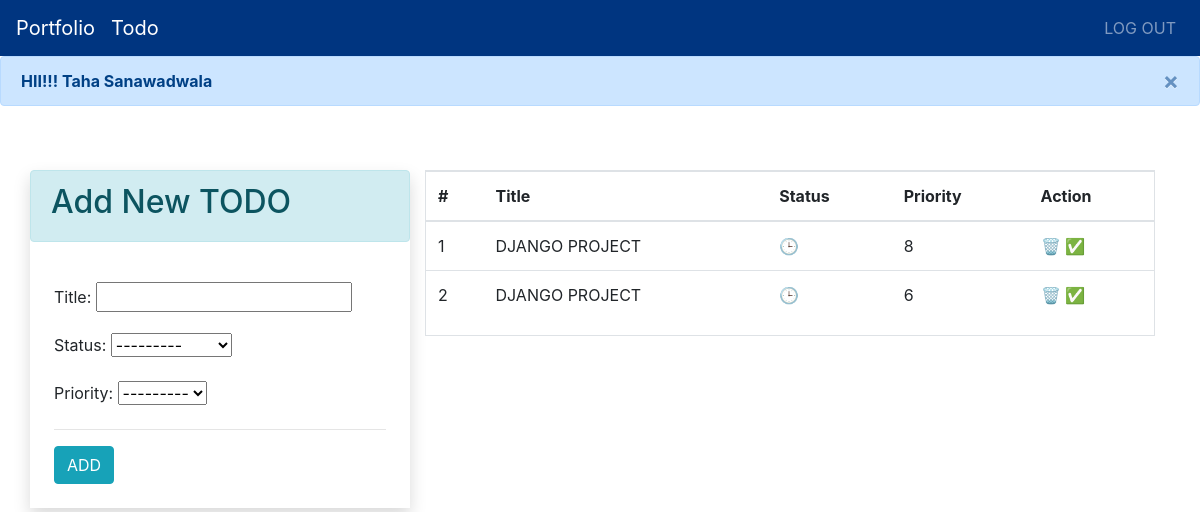
The page /todo/ (signed in) on the database its author committed.
### todo/models.py (models this page shows)
class TODO(models.Model):
    status_choices = [
    ('C', 'COMPLETED'),
    ('P', 'PENDING'),
    ]
    priority_choices = [
    ('1', '1️⃣'),
    ('2', '2️⃣'),
    ('3', '3️⃣'),
    ('4', '4️⃣'),
    ('5', '5️⃣'),
    ('6', '6️⃣'),
    ('7', '7️⃣'),
    ('8', '8️⃣'),
    ('9', '9️⃣'),
    ('10', '🔟'),
    ]
    title = models.CharField(max_length=50)
    status = models.CharField(max_length=2 , choices=status_choices)
    user  = models.ForeignKey(TodoUser  , on_delete= models.CASCADE)
    date = models.DateTimeField(auto_now_add=True)
    priority = models.CharField(max_length=2 , choices=priority_choices)

### todo/views.py (the view)
# urls.py: 2. Add a URL to urlpatterns:  path('', views.home, name='home')
def home(request):
    if request.session.get('TodoUser'):
        id = request.session['id']
        form = TODOForm()
        todos = TODO.objects.filter(user=id)
        print(todos)
        return render(request , 'todo/index.html' , context={'form' : form , 'todos' : todos})
    else:
        return render(request , 'todo/index.html')

### todo/forms.py
class TODOForm(ModelForm):
    class Meta:
        model = TODO
        fields = ['title' , 'status' , 'priority']

### todo/templates/todo/index.html (shortened to what this page needs)
<!doctype html>
<html lang="en">
  <head>
    <link rel="stylesheet" href="https://cdn.jsdelivr.net/npm/bootstrap@4.6.2/dist/css/bootstrap.min.css">
  </head>
  <body>
    <nav class="navbar navcolor navbar-expand-lg navbar-dark">
      <a class="navbar-brand" href="/app/portfolio">Portfolio</a>
      <a class="navbar-brand" href="#">Todo</a>
        <div class="collapse navbar-collapse" id="navbarNav">
          <ul class="navbar-nav ml-auto">
            {% if request.session.TodoUser %}
              <li class="nav-item">
                <a class="nav-link" href="/todo/logout/">LOG OUT</a>
              </li>
            {% endif %}
          </ul>
        </div>
      </nav>
      {% if request.session.TodoUser %}
      <div class="alert alert-primary alert-dismissible fade show" role="alert">
        <strong>HII!!! {{request.session.TodoUser}}</strong>
        <button type="button" class="close" data-dismiss="alert" aria-label="Close">
          <span aria-hidden="true">&times;</span>
        </button>
      </div>
      {% endif %}
    <div>
        <div class="container pt-4">
          <div class="row  p-0 mt-4">
            <div class="col-lg-4 mx-auto shadow p-0">
              <div class="alert alert-info">
                <h2>Add New TODO</h2>
              </div>
              <div class="p-4">
                <form action="/todo/add-todo/" method="POST">
                  {{form.as_p}}
                  <hr>
                  <input type="submit" value="ADD" class="btn btn-info">
                </form>
              </div>
            </div>
            <div class="col">
              <div class="border">
                {% if todos|length == 0 %}
                <div class="p-4">
                  <br>
                  <br>
                  <div class="alert alert-info text-center">
                    <p class="" style="font-size: 30px;">No Todos</p>
                  </div>
                  <br>
                  <br>
                </div>
                {%else%}
                <div>
                  <table class="table">
                    <thead>
                      <tr>
                        <th>#</th>
                        <th>Title</th>
                        <th>Status</th>
                        <th>Priority</th>
                        <th>Action</th>
                      </tr>
                    </thead>
                    <tbody>
                      {% for todo in todos %}
                      <tr>
                        <td>{{forloop.counter}}</td>
                        <td>{{todo.title}}</td>
                        <td>
                          {% if todo.status == 'C'%}
                          ✅
                          {%else%}
                          🕒
                          {%endif%}
                        </td>
                        <td>{{todo.priority}}</td>
                        <td>
                          <a href="/todo/delete-todo/{{todo.id}}" title="Delete" class="">🗑️</a>
                          {% if todo.status == 'P'%}
                          <a href="/todo/change-status/{{todo.id}}/C" title="Mark Completed" class="">✅</a>
                          {%else%}
                          <a href="/todo/change-status/{{todo.id}}/P" title="Mark Pending" class="">🕒</a>
                          {%endif%}
                        </td>
                      </tr>
                      {%endfor%}
                    </tbody>
                  </table>
                </div>
                {%endif%}
              </div>
            </div>
          </div>
        </div>
      </div>
  </body>
</html>

### todo/templates/todo/index.html (style rules this page uses)
.navcolor { background-color: #003580; }

### rows shown on the page
TODO: title "DJANGO PROJECT", priority "8"
TODO: title "DJANGO PROJECT", priority "6"

### other values the page prints
{{ request.session.TodoUser }} "Taha Sanawadwala"
